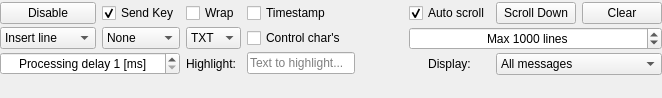
             <widget class="QWidget" name="scrollAreaWidgetContents_2">
              <property name="geometry">
               <rect>
                <x>0</x>
                <y>0</y>
                <width>662</width>
                <height>98</height>
               </rect>
              </property>
              <property name="sizePolicy">
               <sizepolicy hsizetype="Preferred" vsizetype="Preferred">
                <horstretch>0</horstretch>
                <verstretch>0</verstretch>
               </sizepolicy>
              </property>
              <layout class="QGridLayout" name="gridLayout">
               <property name="leftMargin">
                <number>0</number>
               </property>
               <property name="topMargin">
                <number>0</number>
               </property>
               <property name="rightMargin">
                <number>0</number>
               </property>
               <property name="bottomMargin">
                <number>20</number>
               </property>
               <item row="0" column="0">
                <layout class="QHBoxLayout" name="horizontalLayout">
                 <item>
                  <layout class="QGridLayout" name="gridLayout_15">
                   <property name="verticalSpacing">
                    <number>3</number>
                   </property>
                   <item row="0" column="4" colspan="8">
                    <widget class="QCheckBox" name="checkBoxShowTime">
                     <property name="sizePolicy">
                      <sizepolicy hsizetype="Preferred" vsizetype="Maximum">
                       <horstretch>0</horstretch>
                       <verstretch>0</verstretch>
                      </sizepolicy>
                     </property>
                     <property name="whatsThis">
                      <string>&lt;html&gt;&lt;head/&gt;&lt;body&gt;&lt;p&gt;If checked, received message will be displayed with system clock time in which it was received.&lt;/p&gt;&lt;/body&gt;&lt;/html&gt;</string>
                     </property>
                     <property name="text">
                      <string>Timestamp</string>
                     </property>
                    </widget>
                   </item>
                   <item row="0" column="3">
                    <widget class="QCheckBox" name="checkBoxWrapText">
                     <property name="sizePolicy">
                      <sizepolicy hsizetype="Preferred" vsizetype="Minimum">
                       <horstretch>0</horstretch>
                       <verstretch>0</verstretch>
                      </sizepolicy>
                     </property>
                     <property name="whatsThis">
                      <string>&lt;html&gt;&lt;head/&gt;&lt;body&gt;&lt;p&gt;Wrap all text inside the text window - may work slowly with large text.&lt;/p&gt;&lt;/body&gt;&lt;/html&gt;</string>
                     </property>
                     <property name="text">
                      <string>Wrap</string>
                     </property>
                    </widget>
                   </item>
                   <item row="2" column="3">
                    <widget class="QComboBox" name="comboBoxFormat">
                     <property name="sizePolicy">
                      <sizepolicy hsizetype="Minimum" vsizetype="Preferred">
                       <horstretch>0</horstretch>
                       <verstretch>0</verstretch>
                      </sizepolicy>
                     </property>
                     <property name="toolTip">
                      <string>&lt;html&gt;&lt;head/&gt;&lt;body&gt;&lt;p&gt;Change text format&lt;/p&gt;&lt;/body&gt;&lt;/html&gt;</string>
                     </property>
                     <property name="whatsThis">
                      <string>&lt;html&gt;&lt;head/&gt;&lt;body&gt;&lt;p&gt;Choose message display format:&lt;/p&gt;&lt;p&gt;&lt;span style=&quot; font-weight:600;&quot;&gt;- text&lt;/span&gt;&lt;/p&gt;&lt;p&gt;&lt;span style=&quot; font-weight:600;&quot;&gt;- hex (base 16)&lt;/span&gt;&lt;/p&gt;&lt;p&gt;&lt;span style=&quot; font-weight:600;&quot;&gt;- binary (base 2)&lt;/span&gt;&lt;/p&gt;&lt;/body&gt;&lt;/html&gt;</string>
                     </property>
                     <item>
                      <property name="text">
                       <string>TXT</string>
                      </property>
                     </item>
                     <item>
                      <property name="text">
                       <string>HEX</string>
                      </property>
                     </item>
                     <item>
                      <property name="text">
                       <string>BIN</string>
                      </property>
                     </item>
                    </widget>
                   </item>
                   <item row="5" column="1" colspan="2">
                    <widget class="QSpinBox" name="spinBoxProcessingDelay">
                     <property name="sizePolicy">
                      <sizepolicy hsizetype="Minimum" vsizetype="Minimum">
                       <horstretch>0</horstretch>
                       <verstretch>0</verstretch>
                      </sizepolicy>
                     </property>
                     <property name="minimumSize">
                      <size>
                       <width>0</width>
                       <height>0</height>
                      </size>
                     </property>
                     <property name="whatsThis">
                      <string>&lt;html&gt;&lt;head/&gt;&lt;body&gt;&lt;p&gt;Set the interval of reading Serial/UDP. &lt;/p&gt;&lt;/body&gt;&lt;/html&gt;</string>
                     </property>
                     <property name="alignment">
                      <set>Qt::AlignCenter</set>
                     </property>
                     <property name="suffix">
                      <string> [ms]</string>
                     </property>
                     <property name="prefix">
                      <string>Processing delay </string>
                     </property>
                     <property name="minimum">
                      <number>1</number>
                     </property>
                     <property name="maximum">
                      <number>500</number>
                     </property>
                     <property name="singleStep">
                      <number>5</number>
                     </property>
                     <property name="value">
                      <number>1</number>
                     </property>
                    </widget>
                   </item>
                   <item row="0" column="2">
                    <widget class="QCheckBox" name="checkBoxSendKey">
                     <property name="sizePolicy">
                      <sizepolicy hsizetype="Preferred" vsizetype="Minimum">
                       <horstretch>0</horstretch>
                       <verstretch>0</verstretch>
                      </sizepolicy>
                     </property>
                     <property name="whatsThis">
                      <string>&lt;html&gt;&lt;head/&gt;&lt;body&gt;&lt;p&gt;If checked, pressed key will be immidietly sent to the device via Serial or UDP, depending on the active control section tab as long as the &lt;span style=&quot; font-weight:600;&quot;&gt;text window remains focused&lt;/span&gt;.&lt;/p&gt;&lt;p&gt;This is very useful for creating a rapidly accesible control interface via serial i.e, you could quickly regulate motor's PWM output by holding &amp;quot;+&amp;quot; or &amp;quot;-&amp;quot; keys, instead of typing &amp;quot;set value ... &amp;quot; every time you need to make a change.&lt;/p&gt;&lt;/body&gt;&lt;/html&gt;</string>
                     </property>
                     <property name="text">
                      <string>Send Key</string>
                     </property>
                     <property name="checked">
                      <bool>true</bool>
                     </property>
                    </widget>
                   </item>
                   <item row="2" column="4" colspan="8">
                    <widget class="QCheckBox" name="checkBoxShowControlChars">
                     <property name="sizePolicy">
                      <sizepolicy hsizetype="Preferred" vsizetype="Fixed">
                       <horstretch>0</horstretch>
                       <verstretch>0</verstretch>
                      </sizepolicy>
                     </property>
                     <property name="text">
                      <string>Control char's</string>
                     </property>
                    </widget>
                   </item>
                   <item row="5" column="3">
                    <widget class="QLabel" name="label_4">
                     <property name="sizePolicy">
                      <sizepolicy hsizetype="Preferred" vsizetype="Minimum">
                       <horstretch>0</horstretch>
                       <verstretch>0</verstretch>
                      </sizepolicy>
                     </property>
                     <property name="minimumSize">
                      <size>
                       <width>0</width>
                       <height>0</height>
                      </size>
                     </property>
                     <property name="text">
                      <string>Highlight:</string>
                     </property>
                    </widget>
                   </item>
                   <item row="5" column="4" colspan="8">
                    <widget class="QLineEdit" name="lineEditHighlight">
                     <property name="sizePolicy">
                      <sizepolicy hsizetype="Maximum" vsizetype="Maximum">
                       <horstretch>0</horstretch>
                       <verstretch>0</verstretch>
                      </sizepolicy>
                     </property>
                     <property name="whatsThis">
                      <string>&lt;html&gt;&lt;head/&gt;&lt;body&gt;&lt;p&gt;Highlights the words in the main text window that matches the contents of this textbox&lt;/p&gt;&lt;/body&gt;&lt;/html&gt;</string>
                     </property>
                     <property name="placeholderText">
                      <string>Text to highlight...</string>
                     </property>
                     <property name="clearButtonEnabled">
                      <bool>true</bool>
                     </property>
                    </widget>
                   </item>
                   <item row="2" column="2">
                    <widget class="QComboBox" name="comboBoxTextProcessing">
                     <property name="sizePolicy">
                      <sizepolicy hsizetype="Minimum" vsizetype="Preferred">
                       <horstretch>0</horstretch>
                       <verstretch>0</verstretch>
                      </sizepolicy>
                     </property>
                     <property name="toolTip">
                      <string>&lt;html&gt;&lt;head/&gt;&lt;body&gt;&lt;p&gt;Text processing modes&lt;/p&gt;&lt;/body&gt;&lt;/html&gt;</string>
                     </property>
                     <property name="whatsThis">
                      <string>&lt;html&gt;&lt;head/&gt;&lt;body&gt;&lt;p&gt;Choose text post-processing:&lt;/p&gt;&lt;p&gt;&lt;span style=&quot; font-weight:600;&quot;&gt;- None&lt;/span&gt;&lt;/p&gt;&lt;p&gt;&lt;span style=&quot; font-weight:600;&quot;&gt;- Trim - remove whitespace form the start and the end of each line.&lt;/span&gt;&lt;/p&gt;&lt;p&gt;&lt;span style=&quot; font-weight:600;&quot;&gt;- Simplify - removes whitespace form the start and the end, and has each sequence of internal whitespace replaced with a single space.&lt;/span&gt;&lt;/p&gt;&lt;/body&gt;&lt;/html&gt;</string>
                     </property>
                     <item>
                      <property name="text">
                       <string>None</string>
                      </property>
                     </item>
                     <item>
                      <property name="text">
                       <string>Trim</string>
                      </property>
                     </item>
                     <item>
                      <property name="text">
                       <string>Simplify</string>
                      </property>
                     </item>
                    </widget>
                   </item>
                   <item row="0" column="1">
                    <widget class="QPushButton" name="pushButtonTextLogToggle">
                     <property name="sizePolicy">
                      <sizepolicy hsizetype="Preferred" vsizetype="Preferred">
                       <horstretch>0</horstretch>
                       <verstretch>0</verstretch>
                      </sizepolicy>
                     </property>
                     <property name="text">
                      <string>Disable</string>
                     </property>
                     <property name="checkable">
                      <bool>true</bool>
                     </property>
                    </widget>
                   </item>
                   <item row="2" column="1">
                    <widget class="QComboBox" name="comboBoxAddTextMode">
                     <property name="sizePolicy">
                      <sizepolicy hsizetype="Minimum" vsizetype="Preferred">
                       <horstretch>0</horstretch>
                       <verstretch>0</verstretch>
                      </sizepolicy>
                     </property>
                     <property name="toolTip">
                      <string>&lt;html&gt;&lt;head/&gt;&lt;body&gt;&lt;p&gt;New line print method&lt;/p&gt;&lt;/body&gt;&lt;/html&gt;</string>
                     </property>
                     <property name="whatsThis">
                      <string>&lt;html&gt;&lt;head/&gt;&lt;body&gt;&lt;p&gt;Change how new text line is added:&lt;/p&gt;&lt;p&gt;&lt;span style=&quot; font-weight:600;&quot;&gt;- Insert - moves the cursor to the end of document and simply pastes new data. Similar to &amp;quot;print()&amp;quot; in Arduino&lt;/span&gt;&lt;/p&gt;&lt;p&gt;&lt;span style=&quot; font-weight:600;&quot;&gt;- Append - adds new text as newline. Acts as &amp;quot;println()&amp;quot;. &lt;/span&gt;&lt;/p&gt;&lt;p&gt;One can use &amp;quot;Append&amp;quot; mode + &amp;quot;trim&amp;quot; or &amp;quot;simplify&amp;quot; processing options to remove all control characters form the text while still adding it as newline without the escape sequences present.&lt;/p&gt;&lt;/body&gt;&lt;/html&gt;</string>
                     </property>
                     <property name="sizeAdjustPolicy">
                      <enum>QComboBox::AdjustToContents</enum>
                     </property>
                     <item>
                      <property name="text">
                       <string>Insert line</string>
                      </property>
                     </item>
                     <item>
                      <property name="text">
                       <string>Append line</string>
                      </property>
                     </item>
                    </widget>
                   </item>
                  </layout>
                 </item>
                 <item>
                  <spacer name="horizontalSpacer_2">
                   <property name="orientation">
                    <enum>Qt::Horizontal</enum>
                   </property>
                   <property name="sizeType">
                    <enum>QSizePolicy::Expanding</enum>
                   </property>
                   <property name="sizeHint" stdset="0">
                    <size>
                     <width>40</width>
                     <height>20</height>
                    </size>
                   </property>
                  </spacer>
                 </item>
                 <item>
                  <layout class="QGridLayout" name="gridLayout_17">
                   <property name="verticalSpacing">
                    <number>3</number>
                   </property>
                   <item row="0" column="2">
                    <widget class="QPushButton" name="pushButtonClear">
                     <property name="sizePolicy">
                      <sizepolicy hsizetype="Minimum" vsizetype="Preferred">
                       <horstretch>0</horstretch>
                       <verstretch>0</verstretch>
                      </sizepolicy>
                     </property>
                     <property name="whatsThis">
                      <string>&lt;html&gt;&lt;head/&gt;&lt;body&gt;&lt;p&gt;Clear text window&lt;/p&gt;&lt;/body&gt;&lt;/html&gt;</string>
                     </property>
                     <property name="text">
                      <string>Clear</string>
                     </property>
                    </widget>
                   </item>
                   <item row="2" column="0">
                    <widget class="QLabel" name="label_23">
                     <property name="text">
                      <string>Display:</string>
                     </property>
                     <property name="alignment">
                      <set>Qt::AlignCenter</set>
                     </property>
                    </widget>
                   </item>
                   <item row="0" column="0">
                    <widget class="QCheckBox" name="checkBoxScrollToButtom">
                     <property name="sizePolicy">
                      <sizepolicy hsizetype="Minimum" vsizetype="Preferred">
                       <horstretch>0</horstretch>
                       <verstretch>0</verstretch>
                      </sizepolicy>
                     </property>
                     <property name="text">
                      <string>Auto scroll</string>
                     </property>
                     <property name="checkable">
                      <bool>true</bool>
                     </property>
                     <property name="checked">
                      <bool>true</bool>
                     </property>
                    </widget>
                   </item>
                   <item row="1" column="0" colspan="3">
                    <widget class="QSpinBox" name="spinBoxMaxLines">
                     <property name="sizePolicy">
                      <sizepolicy hsizetype="Preferred" vsizetype="Maximum">
                       <horstretch>0</horstretch>
                       <verstretch>0</verstretch>
                      </sizepolicy>
                     </property>
                     <property name="alignment">
                      <set>Qt::AlignCenter</set>
                     </property>
                     <property name="suffix">
                      <string> lines</string>
                     </property>
                     <property name="prefix">
                      <string>Max </string>
                     </property>
                     <property name="minimum">
                      <number>100</number>
                     </property>
                     <property name="maximum">
                      <number>10000000</number>
                     </property>
                     <property name="singleStep">
                      <number>1000</number>
                     </property>
                     <property name="stepType">
                      <enum>QAbstractSpinBox::DefaultStepType</enum>
                     </property>
                     <property name="value">
                      <number>1000</number>
                     </property>
                    </widget>
                   </item>
                   <item row="0" column="1">
                    <widget class="QPushButton" name="pushButtonSerialLogScrollown">
                     <property name="text">
                      <string>Scroll Down</string>
                     </property>
                    </widget>
                   </item>
                   <item row="2" column="1" colspan="2">
                    <widget class="QComboBox" name="comboBoxMessagesDisplayMode">
                     <property name="sizePolicy">
                      <sizepolicy hsizetype="Minimum" vsizetype="Maximum">
                       <horstretch>0</horstretch>
                       <verstretch>0</verstretch>
                      </sizepolicy>
                     </property>
                     <property name="sizeAdjustPolicy">
                      <enum>QComboBox::AdjustToContentsOnFirstShow</enum>
                     </property>
                     <item>
                      <property name="text">
                       <string>All messages</string>
                      </property>
                     </item>
                     <item>
                      <property name="text">
                       <string>Incoming messages</string>
                      </property>
                     </item>
                    </widget>
                   </item>
                  </layout>
                 </item>
                </layout>
               </item>
              </layout>
             </widget>
